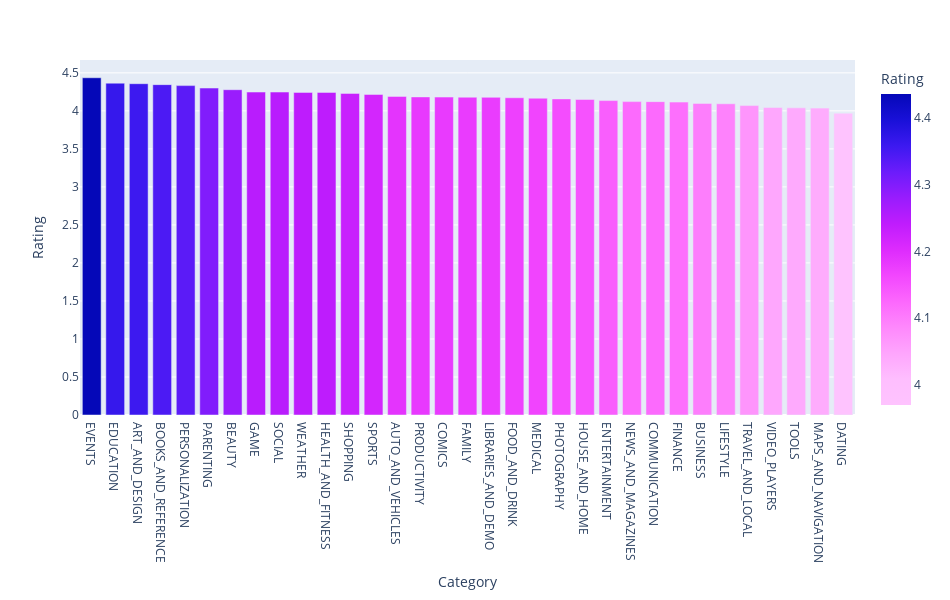

Write notebook code for a chart like this one.
### Markdown cell above
## What is the average rating for each category?

### Code cell
vs.most_by('Category','Rating')

### Figure 1 — Plotly figure (JSON) as saved in the notebook; plotly's stock layout.template omitted (floating-point values rounded to 4 significant figures)
{"data": [{"alignmentgroup": "True", "hovertemplate": "Category=%{x}<br>Rating=%{marker.color}<extra></extra>", "legendgroup": "", "marker": {"color": [4.436, 4.364, 4.357, 4.345, 4.332, 4.3, 4.279, 4.247, 4.247, 4.243, 4.243, 4.23, 4.216, 4.19, 4.183, 4.181, 4.18, 4.178, 4.172, 4.167, 4.157, 4.15, 4.135, 4.122, 4.121, 4.116, 4.098, 4.093, 4.07, 4.045, 4.04, 4.036, 3.97], "coloraxis": "coloraxis", "pattern": {"shape": ""}}, "name": "", "offsetgroup": "", "orientation": "v", "showlegend": false, "textposition": "auto", "type": "bar", "x": ["EVENTS", "EDUCATION", "ART_AND_DESIGN", "BOOKS_AND_REFERENCE", "PERSONALIZATION", "PARENTING", "BEAUTY", "GAME", "SOCIAL", "WEATHER", "HEALTH_AND_FITNESS", "SHOPPING", "SPORTS", "AUTO_AND_VEHICLES", "PRODUCTIVITY", "COMICS", "FAMILY", "LIBRARIES_AND_DEMO", "FOOD_AND_DRINK", "MEDICAL", "PHOTOGRAPHY", "HOUSE_AND_HOME", "ENTERTAINMENT", "NEWS_AND_MAGAZINES", "COMMUNICATION", "FINANCE", "BUSINESS", "LIFESTYLE", "TRAVEL_AND_LOCAL", "VIDEO_PLAYERS", "TOOLS", "MAPS_AND_NAVIGATION", "DATING"], "xaxis": "x", "y": [4.436, 4.364, 4.357, 4.345, 4.332, 4.3, 4.279, 4.247, 4.247, 4.243, 4.243, 4.23, 4.216, 4.19, 4.183, 4.181, 4.18, 4.178, 4.172, 4.167, 4.157, 4.15, 4.135, 4.122, 4.121, 4.116, 4.098, 4.093, 4.07, 4.045, 4.04, 4.036, 3.97], "yaxis": "y"}], "layout": {"autosize": false, "barmode": "group", "coloraxis": {"colorbar": {"title": {"text": "Rating"}}, "colorscale": [[0, "#fec3fe"], [0.08333, "#febefe"], [0.1667, "#fea5fd"], [0.25, "#fe88fc"], [0.3333, "#fc67fd"], [0.4167, "#f246fe"], [0.5, "#dd2bfd"], [0.5833, "#bf1cfd"], [0.6667, "#981cfd"], [0.75, "#6b1cfb"], [0.8333, "#3c19f0"], [0.9167, "#1910d8"], [1, "#0508b8"]]}, "height": 600, "legend": {"tracegroupgap": 0}, "margin": {"t": 60}, "width": 950, "xaxis": {"anchor": "y", "domain": [0, 1], "title": {"text": "Category"}}, "yaxis": {"anchor": "x", "domain": [0, 1], "title": {"text": "Rating"}}}}
